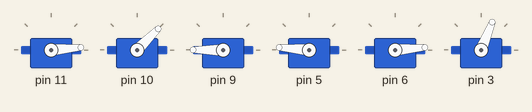
Bench run of a sketch on a simulated Arduino Uno, built with avr-gcc and run on an emulated ATmega328P. Shown: 6 × servo.

Above: at 11.18 s.
At 12.09 s:
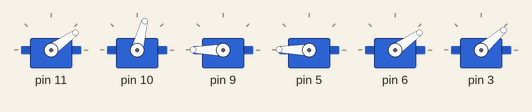
At 12.69 s:
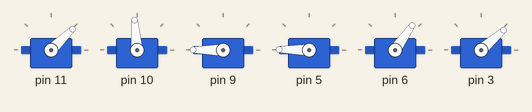
At 13.3 s:
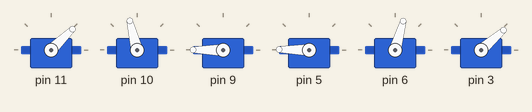
At 31.1 s:
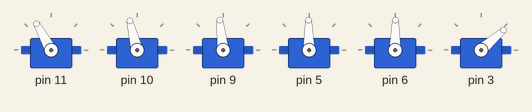
At 38.8 s:
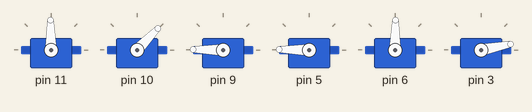
Timing chart, 0 to 40.0 s (numbered marks = the images above):
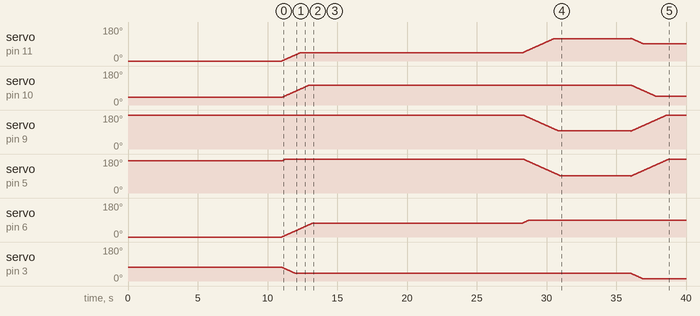

Measured:
- by itself, servo on pin 11: rises from 0° to 120° in 25.0 s, then falls to 91° in 0.88 s
- by itself, servo on pin 10: rises from 40° to 105° in 25.0 s, then falls to 46° in 1.8 s
- by itself, servo on pin 6: moves from 0° to 89° over 17.7 s
- by itself, servo on pin 3: moves from 73° to 11° over 25.9 s

The sketch:

testbraccio-rest.ino
```cpp
/******************************************************************
 Created with PROGRAMINO IDE for Arduino - 27.06.2016 18:29:48
 Project     :
 Libraries   :
 Author      :
 Description :
******************************************************************/

#include <Braccio.h>
#include <Servo.h>

Servo base;
Servo shoulder;
Servo elbow;
Servo wrist_ver;
Servo wrist_rot;
Servo gripper;

void setup()
{

    // write your setup code here, to run once
    Braccio.begin();

}

void loop()
{

    // write your main code here, to run repeatedly

    delay(5000);
                       //(step delay    M1,  M2,   M3,   M4,  M5,  M6);
    // Rest
    Braccio.ServoMovement(30,           45,  105,  180,  180,  75,  40);
    delay(15000);

    // Stand straight up
    Braccio.ServoMovement(30,           120,  105,  95,  90,  90,  40);
    delay(5000);

    // braccio.begin pos
    Braccio.ServoMovement(30,           90,  45,  180,  180,  90,  10);
    delay(10000);
}
```
